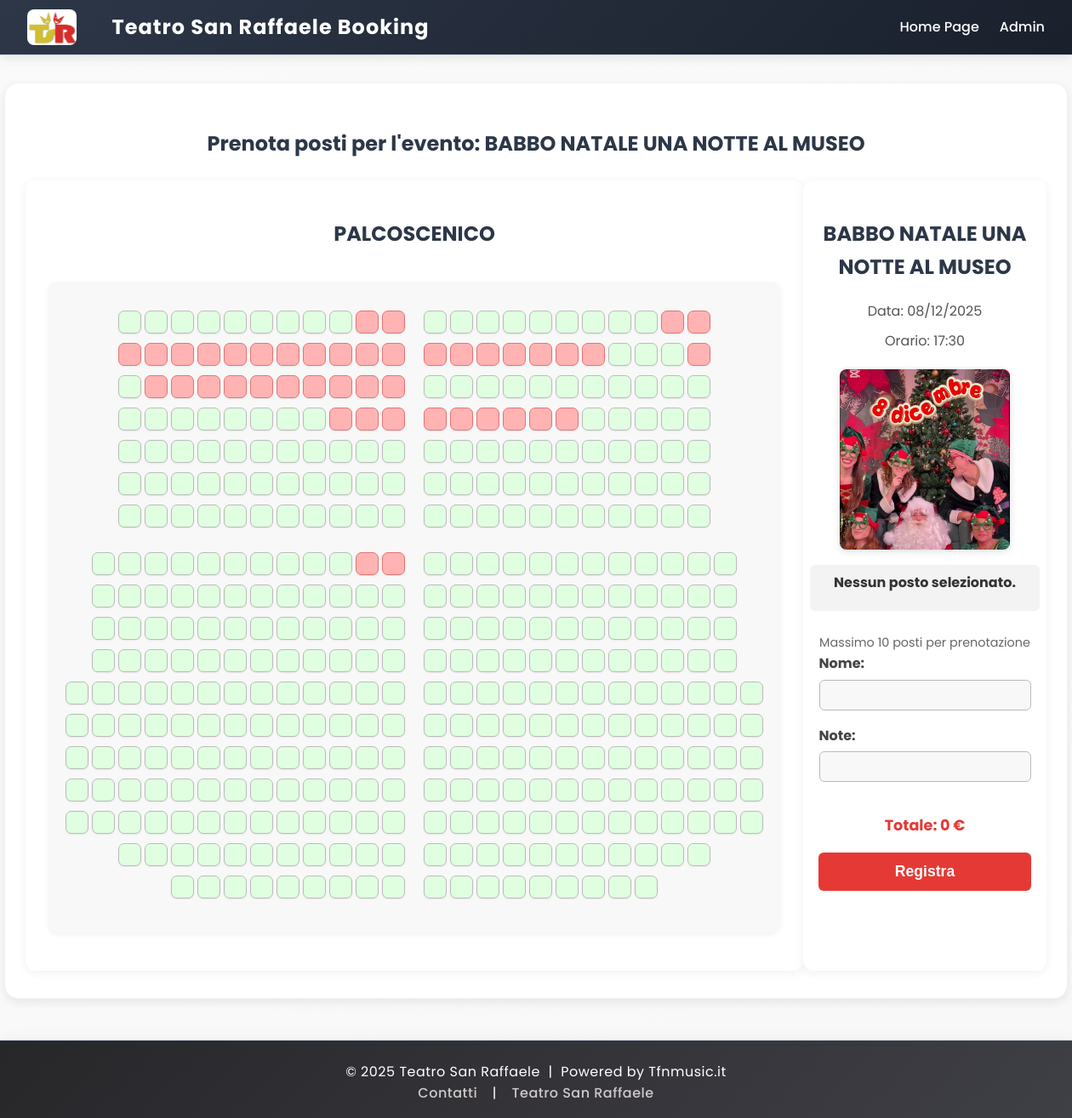
The app's page /event/1/admin_book_seats (signed in) with its own data.
### tables this page shows
CREATE TABLE events (
    id INTEGER PRIMARY KEY AUTOINCREMENT,
    title TEXT NOT NULL,
    date TEXT NOT NULL,
    time TEXT NOT NULL,
    price REAL NOT NULL,
    poster_url TEXT,
    visible INTEGER DEFAULT 1
);

### app.py (the view, shortened to what this page needs)
@app.route('/event/<int:event_id>/admin_book_seats', methods=['GET', 'POST'])
@login_required
def admin_book_seats(event_id):
    event = get_event_by_id(event_id)
    if not event:
        flash("Evento non trovato.")
        return redirect(url_for('dashboard'))
    booked_seats = get_booked_seats(event_id)
    return render_template(
        'admin_book_seats.html',
        event=event,
        row_letters=ROW_LETTERS,
        cols=COLS,
        booked_seats=booked_seats,
        unavailable=UNAVAILABLE_SEATS
    )

### app.py (called while the page is built)
@app.context_processor
def inject_now():
    return {'now': datetime.now}

### auth.py (called while the page is built)
def login_required(f):
    @wraps(f)
    def decorated_function(*args, **kwargs):
        if session.get('logged_in') != True:
            return redirect(url_for('admin'))
        return f(*args, **kwargs)
    return decorated_function

### booking_service.py (called while the page is built)
def get_booked_seats(event_id):
    bookings = get_bookings_by_event(event_id, statuses=[1, 2, 3, 4])
    booked_seats = set()
    for b in bookings:
        booked_seats.update(b['seats'].split(','))
    return booked_seats

### database.py (called while the page is built)
def get_db():
    conn = sqlite3.connect(DB_PATH)
    conn.row_factory = sqlite3.Row
    return conn

def get_event_by_id(event_id):
    conn = get_db()
    event = conn.execute('SELECT * FROM events WHERE id=?', (event_id,)).fetchone()
    conn.close()
    return event

def get_bookings_by_event(event_id, statuses=None):
    conn = get_db()
    if statuses:
        placeholders = ','.join(['?'] * len(statuses))
        bookings = conn.execute(
            f'SELECT seats FROM bookings WHERE event_id=? AND status IN ({placeholders})',
            (event_id, *statuses)
        ).fetchall()
    else:
        bookings = conn.execute(
            'SELECT * FROM bookings WHERE event_id=? ORDER BY created_at DESC',
            (event_id,)
        ).fetchall()
    conn.close()
    return bookings

### templates/admin_book_seats.html (shortened to what this page needs)
{% extends 'base.html' %}
{% block content %}
<h2 style="text-align:center; margin-bottom: 24px;">Prenota posti per l'evento: {{ event.title }}</h2>
<div>
    <form method="post" id="admin-seats-form" style="display: flex; width: 100%;">
        <div class="booking-col booking-main">
            <h2 style="text-align:center; margin-bottom: 12px;">PALCOSCENICO</h2>
            <div class="seatmap-wrapper">
                <div class="seatmap">
                    {% for row_letter in row_letters %}
                    {% if loop.index0 == 7 %}
                    <div class="seatmap-corridor-horizontal"></div>
                    {% endif %}
                    <div class="seat-row">
                        {% for col in range(1, cols+1)|reverse %}
                        {% if col == 14 %}
                        <span class="seatmap-corridor-vertical"></span>
                        {% endif %}
                        {% set seat = row_letter ~ col %}
                        {% if seat in unavailable %}
                        {% elif seat in booked_seats %}
                        <span class="seat booked" title="{{ seat }}"></span>
                        {% else %}
                        <label class="seat" title="{{ seat }}">
                        </label>
                        {% endif %}
                        {% endfor %}
                    </div>
                    {% endfor %}
                </div>
            </div>
        </div>
        <div class="booking-col booking-side">
            <h2 style="text-align:center;">{{ event.title }}</h2>
            <div style="color:#555; margin-bottom:10px; text-align:center;">Data: {{ event.date }}</div>
            <div style="color:#555; margin-bottom:10px; text-align:center;">Orario: {{ event.time }}</div>
            {% if event.poster_url %}
            <img src="{{ event.poster_url }}" alt="Locandina evento" class="event-poster">
            {% else %}
            <div class="event-poster-placeholder">Nessuna locandina</div>
            {% endif %}
            <div id="selected-seats" class="selected-seats-box">
            </div>
            <div class="form-group">
                <label for="name"><b>Nome:</b></label>
                <input type="text" id="name" name="name" required>
            </div>
            <div class="form-group">
                <label for="note"><b>Note:</b></label>
                <input type="text" id="" name="email">
            </div>
            <div class="total-box">
                Totale: <span id="total-price">0</span> €
            </div>
            <button type="submit" class="btn-book">Registra</button>
        </div>
    </form>
</div>
{% endblock %}

### records on screen
events: title "BABBO NATALE UNA NOTTE AL MUSEO", date "08/12/2025", time "17:30", poster_url (picture)
